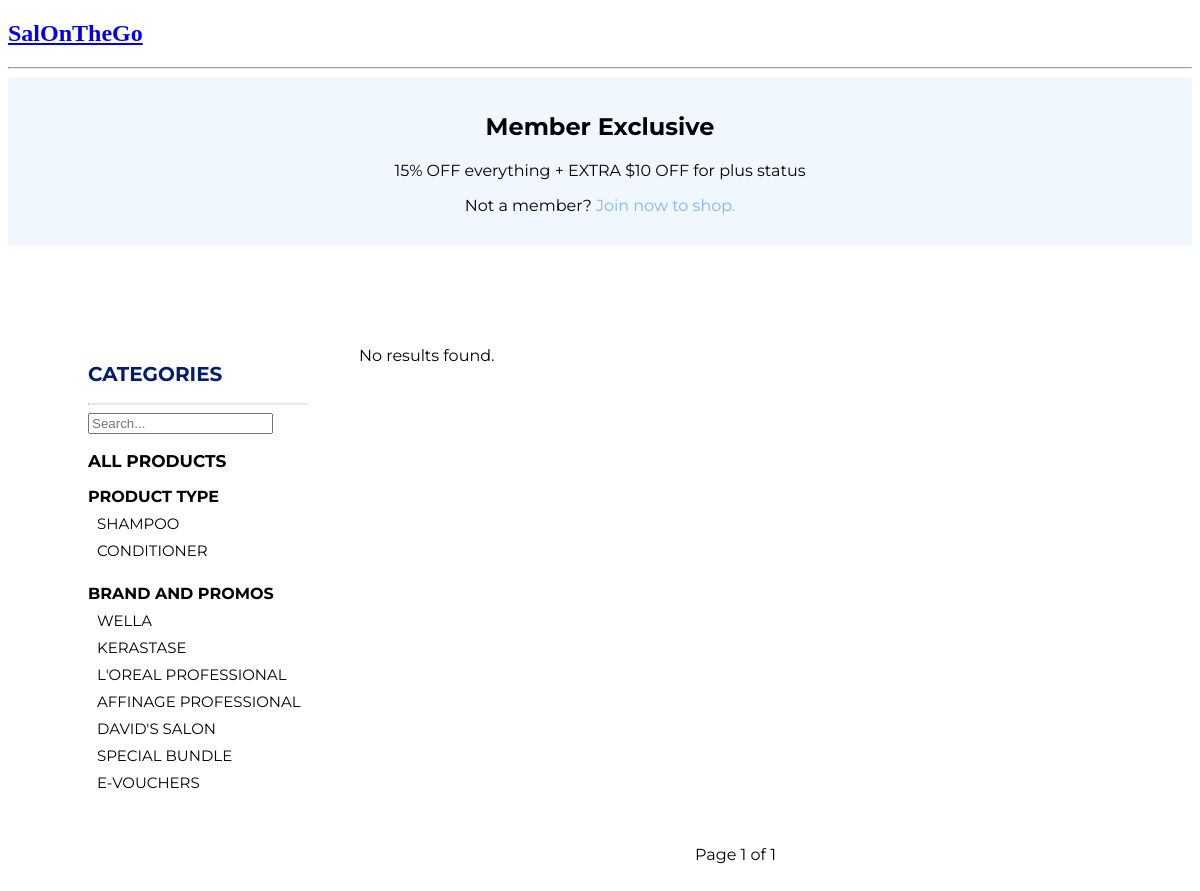
Page /shop/ on the earlier database version.
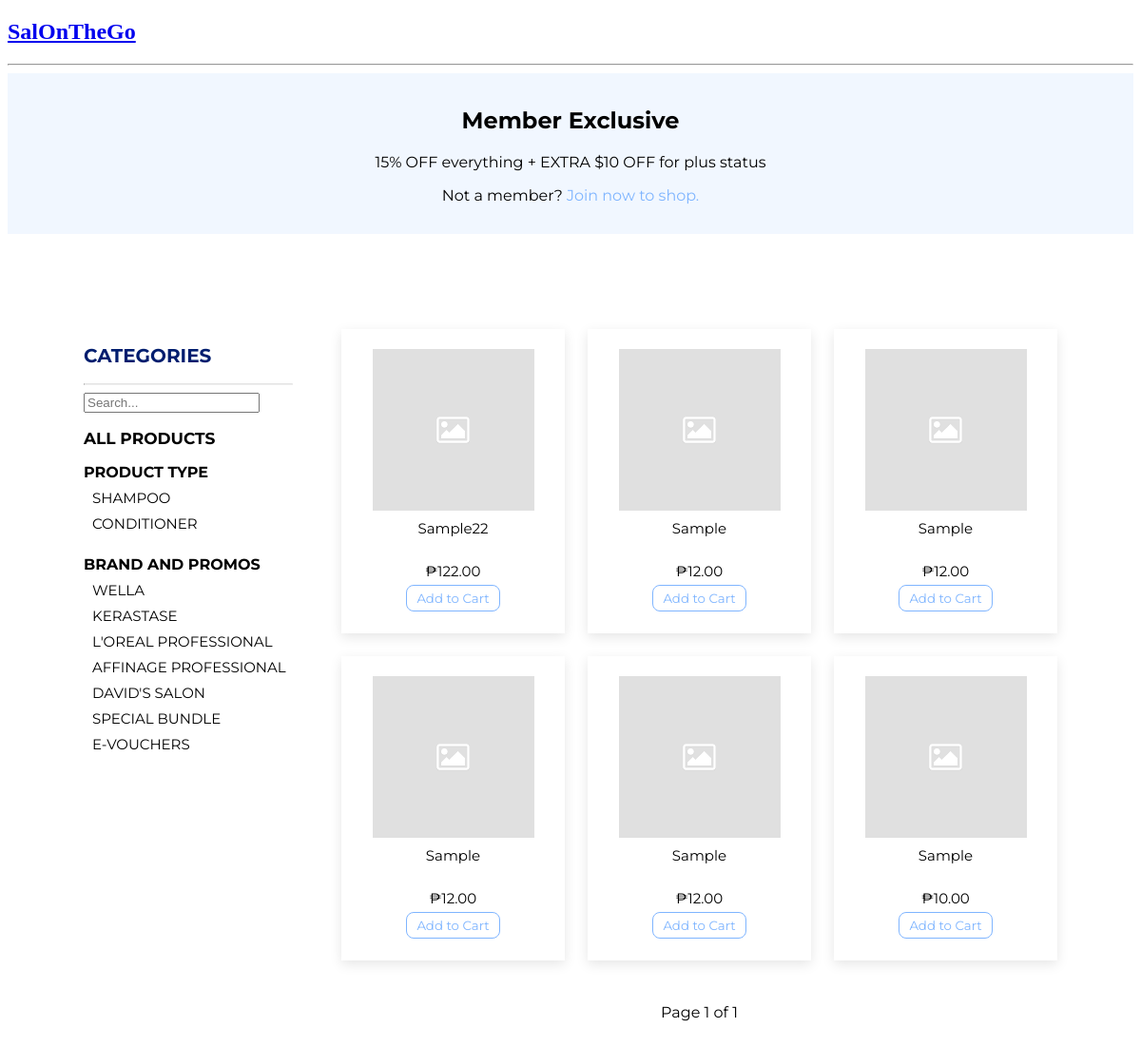
Same page on the later database version.
### base/models.py (models this page shows, shortened)
class ProductType(models.Model):
    ProdType_Name = models.CharField(max_length=200, verbose_name="Product Type", unique=True)

class Category(models.Model):
    Cat_Name = models.CharField(max_length=200, unique=True)
    class Meta:
        verbose_name = 'category'
        verbose_name_plural = 'categories'

class otcProduct(models.Model):
    Prod_Name = models.CharField(max_length=200, verbose_name="Product Name")
    ProdType_Name = models.ForeignKey(ProductType, on_delete=models.SET_NULL, null=True, blank=False, verbose_name="Product Type")
    Cat_Name = models.ForeignKey(Category, on_delete=models.SET_NULL, null=True, blank=False, verbose_name="Category")
    Prod_Desc = models.TextField(max_length=200, null=True, blank=True, verbose_name="Description")
    Prod_stockQty = models.IntegerField(verbose_name="Stock Quantity")
    Prod_Price = models.DecimalField(decimal_places=2, max_digits=6, verbose_name="Price")
    Prod_Image = models.ImageField(default="placeholder-image.png", upload_to="product_images", null=True, verbose_name="Product Image")
    is_active = models.BooleanField(default=True, verbose_name="Status")
    objects = models.Manager() #For All Records
    active_objects = IsActiveManager() #For Active Records Only
    date_created = models.DateTimeField(default=timezone.now)
    class Meta:
        verbose_name = 'Over-the-Counter Product'

### base/views.py (the view)
# urls.py: path('shop/', views.shop, name="shop"),
def shop(request):
    q = request.GET.get('q') if request.GET.get('q') != None else ''
    products = otcProduct.active_objects.filter(
        Q(ProdType_Name__ProdType_Name__icontains=q) |
        Q(Cat_Name__Cat_Name__icontains=q) |
        Q(Prod_Name__icontains=q)
    ).order_by('-date_created')
    prod_type = ProductType.objects.all()
    categories = Category.objects.all()
    paginator = Paginator(products, 9)
    page_number = request.GET.get('page')
    page_prod = paginator.get_page(page_number)
    context= {'prod_type': prod_type, 'categories': categories, 'products': products, 'page_prod': page_prod}
    return render(request, 'base/otc-products/shop.html', context)

### base/models.py (called while the page is built)
    def get_queryset(self):
        return super(IsActiveManager, self).get_queryset().filter(is_active=True)

### base/templates/base/otc-products/shop.html (shortened to what this page needs)
{% extends 'main_shop.html' %}
{% block content %}
<div class="discount-header">
    <h2>Member Exclusive</h2>
    <p>15% OFF everything + EXTRA $10 OFF for plus status</p>
    <p>Not a member? <a href="#">Join now to shop.</a></p>
</div>
<div class="shop-wrapper">
    <div class="shop-container">
        <div class="category-container">
            <h2>Categories</h2>
            <hr>
            <div class="search">
                <form method="GET" action="{% url 'shop' %}">
                    <input type="text" name="q" placeholder="Search...">
                </form>
            </div>
            <div class="cat-links-container">
                <a href="{% url 'shop' %}"><h3 id="all-products">All Products</h3></a>
                <div class="prod-type-container">
                    <h3>Product Type</h3>
                    {% for producttype in prod_type %}
                    <div>
                        <a class="cat-links" href="{% url 'shop' %}?q={{producttype.ProdType_Name}}">{{producttype.ProdType_Name}}</a>
                    </div>
                    {% endfor %}
                </div>
                <div class="brand-promo-container">
                    <h3>Brand and Promos</h3>
                    {% for category in categories %}
                    <div>
                        <a class="cat-links" href="{% url 'shop' %}?q={{category.Cat_Name}}">{{category.Cat_Name}}</a>
                    </div>
                    {% endfor %}
                </div>
            </div>
        </div>
        <div class="prod-grid">
                {% for product in page_prod %}
                <div class="indiv-prod-grid">
                    <div class="shop-images">
                        <a href="/shop/{{product.id}}">{% if product.Prod_Image %}<img src="{{product.Prod_Image.url}}" />{% endif %}</a>
                    </div>
                    <div class="shop-prodname">
                        <a href="/shop/{{product.id}}">{{product.Prod_Name}}</a>
                    </div>
                    <div class="shop-price">
                        <label id="price">{{product.Prod_Price|floatformat:2}} </label>
                    </div>
                    <div class="shop-cart-btn">
                        <button type="submit" value="Submit">Add to Cart</button>
                    </div>
                </div>
                    {% empty %}
                        <label>No results found.</label>
                {% endfor %}
        </div>
        <div>
        </div>
        <div class="pagination">
            <span class="step-links">
                <span class="current">
                    Page {{ page_prod.number }} of {{ page_prod.paginator.num_pages }}
                </span>
            </span>
        </div>
    </div>
</div>
{% endblock content %}

Differences in the rows shown:
added otcProduct: Prod_Image (placeholder picture), Prod_Name "Sample22", Prod_Price "122.00"
added otcProduct: Prod_Image (placeholder picture), Prod_Name "Sample", Prod_Price "12.00"
added otcProduct: Prod_Image (placeholder picture), Prod_Name "Sample", Prod_Price "12.00"
added otcProduct: Prod_Image (placeholder picture), Prod_Name "Sample", Prod_Price "12.00"
added otcProduct: Prod_Image (placeholder picture), Prod_Name "Sample", Prod_Price "12.00"
added otcProduct: Prod_Image (placeholder picture), Prod_Name "Sample", Prod_Price "10.00"
Other differences:
text no longer shown: "No results found."
